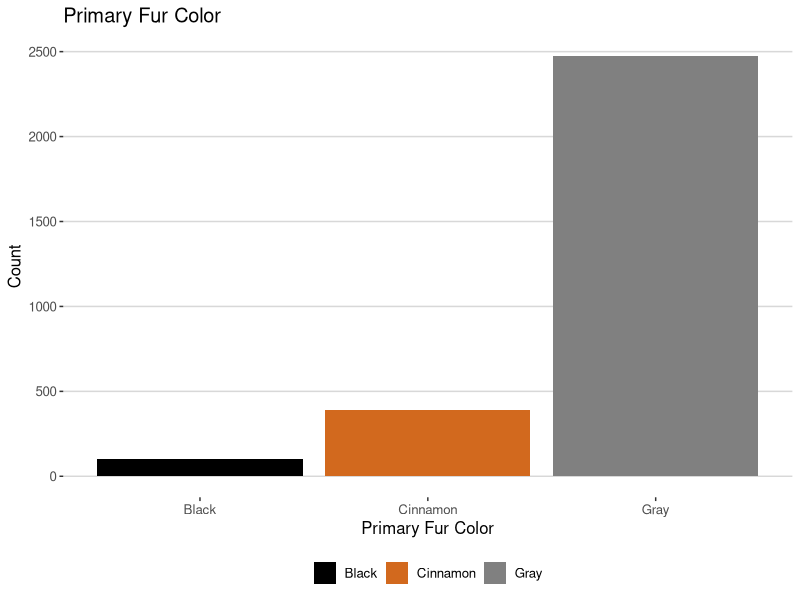
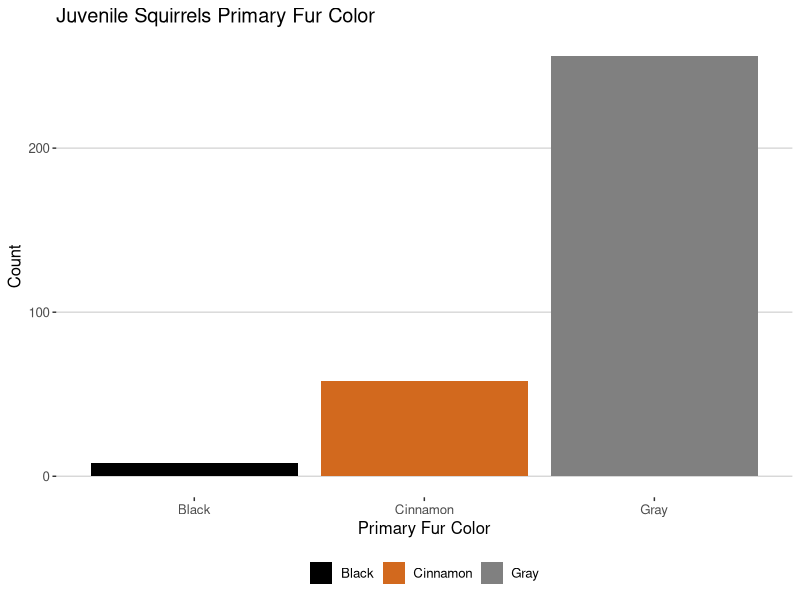
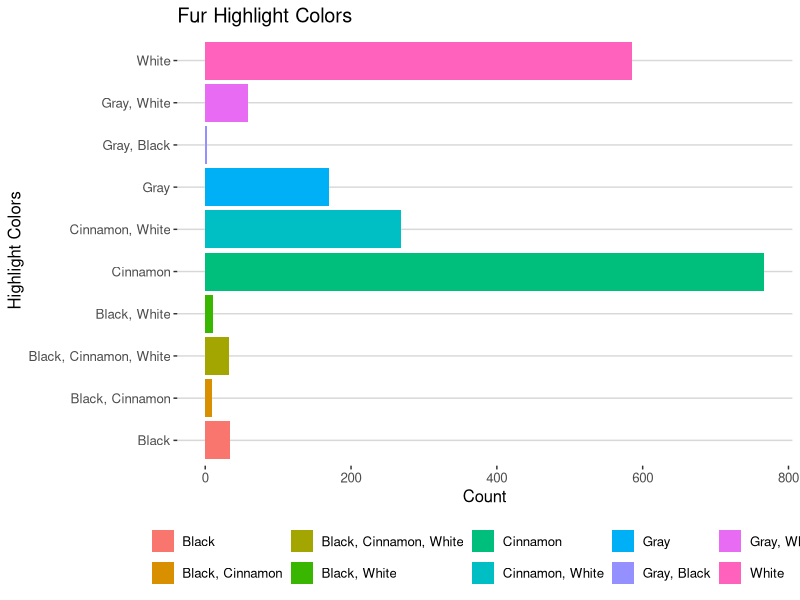
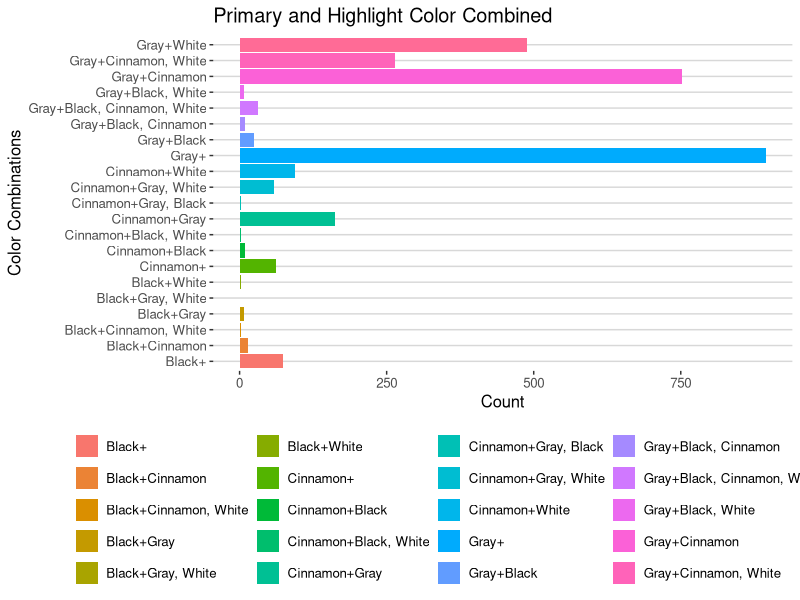
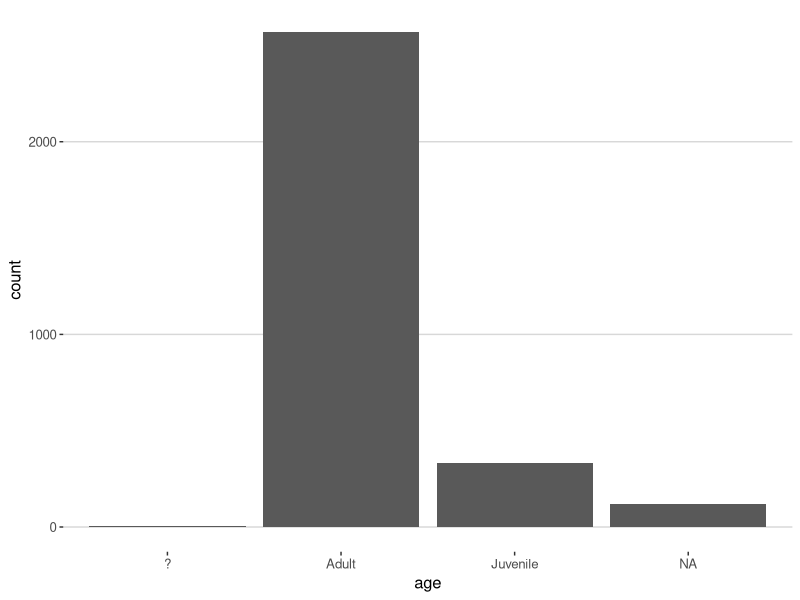
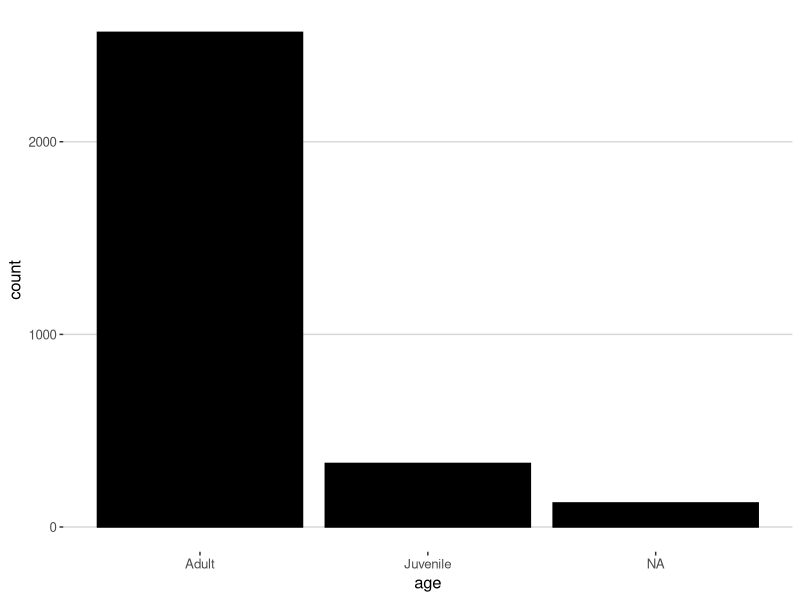

Write the R code that produced these figures, in order. (Note: this script raises an error after producing the figures.)
#########################################################
# idea from:
  # https://www.springboard.com/blog/15-fun-datasets-to-analyze/

# Data Analysis
# New York City Squirrel Census
# 
# Yep, you read that right. A native New Yorker data enthusiast and
# over 300 volunteers counted and observed the squirrels living in 
# the city—all to gather an immense amount of data that can be found here. 
# 
# A skill within data analysis involves asking the right questions, 
# and this dataset can be a great tool to study and come up with questions 
# that can be answered with this squirrel census. 
# Some might include their most frequented bodega trash cans, 
# most popular coat patterns, or where they summer.

#########################################################

library(readr)
library(ggplot2)
library(dplyr)

##### 1) load the dataset
nyc_squirrels <- read.csv('nyc_squirrels.csv')

##### 2) check str, stats, NAs, data types...
str(nyc_squirrels)

# 'data.frame':	3023 obs. of  36 variables:
# $ long                                      : num  -74 -74 -74 -74 -74 ...
# $ lat                                       : num  40.8 40.8 40.8 40.8 40.8 ...
# $ unique_squirrel_id                        : Factor w/ 3018 levels "10A-AM-1006-01",..: 1913 1903 1298 2566 2046 1644 2678 1747 2707 1531 ...
# $ hectare                                   : Factor w/ 339 levels "01A","01B","01C",..: 292 291 14 40 306 258 52 271 56 246 ...
# $ shift                                     : Factor w/ 2 levels "AM","PM": 2 2 1 2 1 1 2 2 1 2 ...
# $ date                                      : int  CHANGE DATA TYPE
# $ hectare_squirrel_number                   : int  3 3 3 5 1 2 2 3 9 14 ...
# $ age                                       : Factor w/ 3 levels "?","Adult","Juvenile": CHECK FOR NAs, UNIFY "?" AND NAs
# $ primary_fur_color                         : Factor w/ 3 levels "Black","Cinnamon",..: NA 3 2 3 NA 3 3 3 3 3 ...
# $ highlight_fur_color                       : Factor w/ 10 levels "Black","Black, Cinnamon",..: NA 5 NA NA NA 5 NA 5 NA NA ...
# $ combination_of_primary_and_highlight_color: Factor w/ 22 levels "+","Black+","Black+Cinnamon",..: 1 20 8 15 1 20 15 20 15 15 ...
# $ color_notes                               : Factor w/ 135 levels "!!!","\"Brown\" written in as Primary",..: NA NA NA NA NA NA NA NA NA 89 ...
# $ location                                  : Factor w/ 2 levels "Above Ground",..: NA 2 1 1 1 2 2 2 2 NA ...
# $ above_ground_sighter_measurement          : Factor w/ 41 levels "0","1","10","100",..: NA 41 26 21 NA 41 41 41 41 NA ...
# $ specific_location                         : Factor w/ 304 levels "\"FIELD\"","(white oak)",..: NA NA NA NA NA NA NA NA NA NA ...
# $ running                                   : logi  FALSE TRUE FALSE FALSE FALSE FALSE ...
# $ chasing                                   : logi  FALSE FALSE FALSE FALSE FALSE FALSE ...
# $ climbing                                  : logi  FALSE FALSE TRUE TRUE FALSE FALSE ...
# $ eating                                    : logi  FALSE FALSE FALSE FALSE FALSE FALSE ...
# $ foraging                                  : logi  FALSE FALSE FALSE FALSE FALSE FALSE ...
# $ other_activities                          : Factor w/ 307 levels "#7 & #8 chased each other up diff tree",..: NA NA NA NA 286 307 NA NA NA NA ...
# $ kuks                                      : logi  FALSE FALSE FALSE FALSE TRUE FALSE ...
# $ quaas                                     : logi  FALSE FALSE FALSE FALSE FALSE FALSE ...
# $ moans                                     : logi  FALSE FALSE FALSE FALSE FALSE FALSE ...
# $ tail_flags                                : logi  FALSE FALSE FALSE FALSE FALSE FALSE ...
# $ tail_twitches                             : logi  FALSE FALSE FALSE FALSE FALSE FALSE ...
# $ approaches                                : logi  FALSE FALSE FALSE FALSE FALSE FALSE ...
# $ indifferent                               : logi  FALSE FALSE TRUE FALSE FALSE FALSE ...
# $ runs_from                                 : logi  FALSE TRUE FALSE TRUE FALSE FALSE ...
# $ other_interactions                        : Factor w/ 197 levels "(me)","acknowledged",..: NA 111 NA NA NA NA NA NA NA NA ...
# $ lat_long                                  : Factor w/ 3023 levels "POINT (-73.9497217674555 40.796517007214)",..: 293 401 2697 2554 656 350 2114 765 2728 701 ...
# $ zip_codes                                 : int  NA NA NA NA NA NA NA NA NA NA ...
# $ community_districts                       : int  19 19 19 19 19 19 19 19 19 19 ...
# $ borough_boundaries                        : int  4 4 4 4 4 4 4 4 4 4 ...
# $ city_council_districts                    : int  19 19 19 19 19 19 19 19 19 19 ...
# $ police_precincts                          : int  13 13 13 13 13 13 13 13 13 13 ...

########## This dataset contains data that could be separated in 4 subsets based on category:
########## location, features, behavior and time. I will base my analysis on these 4 categories of information. 
########## XXXXXXXXXXXXXXXXXXXXXXXXXXXXXXX

########## from str(nyc_squirrels):
########## At first sight, I find that I need to change nyc_squirrels$date's data type from integer to date

### change nyc_squirrels$date data type to character
nyc_squirrels$date <- as.character(nyc_squirrels$date)

### define function add_slash: takes the date in format: "10142018" (class Character)
### and returns it in format: "10/14/2018" (class Character) 
add_slash <- function(x){
  day <- substr(x, 3, 4)
  month <- substr(x, 1, 2)
  year <- substr(x, 5, 8)
  
  return <- paste(month, day, year, sep="/")
}
### change each date value with apply add_slash
new_date <- apply(nyc_squirrels[,6,drop=F], 1, add_slash)  # >>> nyc_squirrels[,6,drop=F] >>> here 'drop=F' prevents R from changing the dimensions of the object
nyc_squirrels$date <- new_date

### finally, change data type from 'Character' to 'Date'
nyc_squirrels$date <- as.Date(nyc_squirrels$date, "%m/%d/%Y")
# class(nyc_squirrels$date) # "Date"

########## For nyc_squirrels$age, I need to unify formats, "?" + NAs = NAs
class(nyc_squirrels$age) # factor, Levels: ? Adult Juvenile
summary(nyc_squirrels$age)
#        ?    Adult Juvenile     NA's 
#        4     2568      330      121 

### First I tried this line, it will change '?' to NA, but it doesn't change the factor's level
# nyc_squirrels[nyc_squirrels$age == "?" ] <- NA

### So, I need to change the factor level from "?" to NA
levels(nyc_squirrels$age)[levels(nyc_squirrels$age) == '?'] <- NA
summary(nyc_squirrels$age)
#    Adult Juvenile     NA's 
#     2568      330      125 


### find which columns have NA values, and count them
na_totals <- colSums(is.na(nyc_squirrels))  # I could also use: sapply(nyc_squirrels, function(x) sum(is.na(x)))
index <- na_totals != 0
cols_w_na <- na_totals[index]
cols_w_na
# age                primary_fur_color              highlight_fur_color 
# 125                               55                             1086 
# color_notes                         location above_ground_sighter_measurement 
# 2841                               64                              114 
# specific_location                 other_activities               other_interactions 
# 2547                             2586                             2783 
# zip_codes 
# 3014 

########## highlight_fur_color has many NAs but it's informative, I'll keep it.

########## I see that there are a few columns that have very little information:
########## I choose to keep the ones related to location and behavior because they may still be useful:
# nyc_squirrels$other_activities
# nyc_squirrels$other_interactions
# nyc_squirrels$specific_location

########## I drop 'color_notes' (it's not of much use) and 'zip_codes' (it has only 9 non-NA values):
# nyc_squirrels$color_notes 
# nyc_squirrels$zip_codes
nyc_squirrels <- select(nyc_squirrels, -c(color_notes, zip_codes)) # column names without ""!

########## I order to analize the squirrels behavior vs time of year, I chose to create 4 bins 
########## corresponding to the 4 seasons.
########## Using climate data for New York City from:
########## https://en.wikipedia.org/wiki/New_York_City#Climate
########## I assigned the different months to seasons using average high and average low temps as follows:
##########  1  2  3  4  5  6  7  8  9  10  11  12
##########  w  w  w  g  g  s  s  s  f  f   f   w

library(lubridate) # to use function month

season <- case_when(month(nyc_squirrels$date) == 1 ~ 'Winter',
                    month(nyc_squirrels$date) == 2 ~ 'Winter',
                    month(nyc_squirrels$date) == 3 ~ 'Winter',
                    month(nyc_squirrels$date) == 4 ~ 'Spring',
                    month(nyc_squirrels$date) == 5 ~ 'Spring',
                    month(nyc_squirrels$date) == 6 ~ 'Summer',
                    month(nyc_squirrels$date) == 7 ~ 'Summer',
                    month(nyc_squirrels$date) == 8 ~ 'Summer',
                    month(nyc_squirrels$date) == 9 ~ 'Fall',
                    month(nyc_squirrels$date) == 10 ~ 'Fall',
                    month(nyc_squirrels$date) == 11 ~ 'Fall',
                    month(nyc_squirrels$date) == 12 ~ 'Winter')

nyc_squirrels$season <- season   # Now I have one more column

########## 
########## With that I would complete the data wrangling step of my analysis.
########## 

########## Now I'll start answering some questions:

# features:
#   1.# what coat + highlight is the most frequent? what species is that?
#   2.# is there a correlation between age and fur color sighted? what color are the juvenile squirrels?
#   3.# for color and location >>> is it correlated? i.e., are cinnamon squirrels more
#     # frequently seen in the park and grey squirrels in the city or viceversa or
#     # is it unrelated? >>> that would mean different behaviors would be associated
#     # with the species
#   4.# fur color vs behavior >>> heatmap
#   5.# age vs behavior >>> heatmap


########## #   1.# what coat + highlight is the most frequent? what species is that?

### First, I create a subdf called features_df:
features_df <- subset(nyc_squirrels, select=c('age', 
                                              'primary_fur_color', 
                                              'highlight_fur_color', 
                                              'combination_of_primary_and_highlight_color'))

### Then, check for missing data:
missing_feat <- is.na(features_df)
summary(missing_feat)
# age          primary_fur_color highlight_fur_color combination_of_primary_and_highlight_color
# Mode :logical   Mode :logical     Mode :logical       Mode :logical                             
# FALSE:2898      FALSE:2968        FALSE:1937          FALSE:3023                                
# TRUE :125       TRUE :55          TRUE :1086

# There are 55 NA values in "primary_fur_color", but none in "combination_of_primary_and_highlight_color"
# why is that? what color is takes as default?

prim_color_na <- which(is.na(features_df$primary_fur_color))  # indexes of NA values for primary_fur_color

default_colors <- features_df$combination_of_primary_and_highlight_color[prim_color_na]
summary(default_colors)
# There is no "default color", for the combination_of_primary_and_highlight_color column, 
# when data was not available, instead of NA there is a '+':
prim_color_na_df <- features_df %>% filter((is.na(features_df$primary_fur_color)))

# ##### the next 2 lines don't work, WHY???
# nyc_squirrels[nyc_squirrels$combination_of_primary_and_highlight_color == "+" ] <- NA
# features_df[features_df$combination_of_primary_and_highlight_color == "+" ] <- NA

########## #   BACK TO: 1.# what coat + highlight is the most frequent? what species is that?

### 2. Descriptive Statistics
summary(features_df)
# age         primary_fur_color     highlight_fur_color     combination_of_primary_and_highlight_color
# Adult   :2568   Black   : 103     Cinnamon       : 767     Gray+               :895                  
# Juvenile: 330   Cinnamon: 392     White          : 585     Gray+Cinnamon       :752                  
# NA's    : 125   Gray    :2473     Cinnamon, White: 268     Gray+White          :489                  
#                 NA's    :  55     Gray           : 170     Gray+Cinnamon, White:265                  
#                                   Gray, White    :  59     Cinnamon+Gray       :162                  
#                                   (Other)        :  88     Cinnamon+White      : 94                  
#                                   NA's           :1086     (Other)             :366 

# Gray is the most frequent fur color. To see this more clearly, let's make a plot:
library(ggthemes)
##### drop NA values from features_df$primary_fur_color:
features_df_fur <- features_df %>% filter(!is.na(primary_fur_color))
### plot primary_fur_color frequencies
p <- ggplot(data=features_df_fur, aes(x=primary_fur_color, fill=primary_fur_color)) + 
  geom_bar() + 
  scale_fill_manual(values=c("#000000", "#D2691E", "#808080")) + 
  labs(x="Primary Fur Color", y="Count") +
  ggtitle("Primary Fur Color") +
  theme(legend.title = element_blank()) +
  theme(legend.position="none") +  # is this line working? I don't think so...
  theme_hc()

p

# black=#000000
# cinnamon=#D2691E
# gray=#808080

# from:
# https://www.nycgovparks.org/programs/rangers/wildlife-management/squirrels
# The majority of squirrels in New York City are eastern grey squirrels.
# Even the darker grey or black or brown-rusty colored squirrels are all eastern grey squirrels! 
# Squirrels are mostly active during the daytime.

########## 2
#   2.# what color are the juvenile squirrels? is there a correlation between age and fur color sighted? 

# extract data for young squirrels
young <- features_df %>% filter(age == 'Juvenile')
# drop NAs
young <- young %>% filter(!is.na(primary_fur_color))
### plot primary_fur_color frequencies
p <- ggplot(data=young, aes(x=primary_fur_color, fill=primary_fur_color)) + 
  geom_bar() + 
  scale_fill_manual(values=c("#000000", "#D2691E", "#808080")) + 
  labs(x="Primary Fur Color", y="Count") +
  ggtitle("Juvenile Squirrels Primary Fur Color") +
  theme(legend.title = element_blank()) +
  theme(legend.position="none") +  # is this line working? I don't think so...
  theme_hc()

p
summary(features_df_fur$primary_fur_color)
# Black Cinnamon     Gray 
# 103      392     2473 

summary(young$primary_fur_color)
# Black Cinnamon     Gray 
# 8       58      256 

# 8/322
# 58/322
# 256/322
# 
# 103/2968
# 398/2968
# 2473/2968

# The color frequencies for young squirrels is very similar to the overall group
# plot adults? should I include this or should I remove #2 completely? it doesn't add anything...

########## let's have a look at the highlights:
### remove NAs
features_df_fur_h <- features_df %>% filter(!is.na(highlight_fur_color))

p <- ggplot(data=features_df_fur_h, aes(x=highlight_fur_color, fill=highlight_fur_color)) + 
  geom_bar() + 
  labs(x="Highlight Colors", y="Count") +
  ggtitle("Fur Highlight Colors") +
  theme(legend.title = element_blank()) +
  coord_flip() +
  theme_hc()

p
# OK! Now I have an interesting plot! But I need to rename a few things, otherwise all labels
# in it will look too confusing >>> NEEDS MORE WORK!


########## and what about the combinations? let's take a look:
p <- ggplot(data=features_df_fur, aes(x=combination_of_primary_and_highlight_color,
                                      fill=combination_of_primary_and_highlight_color)) + 
  geom_bar() + 
  labs(x="Color Combinations", y="Count") +
  ggtitle("Primary and Highlight Color Combined") +
  theme(legend.title = element_blank()) +
  theme(legend.position="none") +  # is this line working? I don't think so...
  coord_flip() +
  theme_hc()

p
# OK! Now I have an interesting plot! But I need to rename a few things, otherwise all labels
# in it will look too confusing >>> NEEDS MORE WORK!

### 3. age
summary(features_df$age)
# Adult Juvenile     NA's 
#     2568      330      125
# I see that 84% of sighted squirrels where adults and only 10% where juvenile

# create bar plot to show age frequencies:
p <- ggplot(data=features_df, aes(x=age)) +
  geom_bar() +
  theme_hc()

p


########## I'm here!


########## 

#   3.# for color and location >>> is it correlated? i.e., are cinnamon squirrels more
#     # frequently seen in the park and grey squirrels in the city or viceversa or
#     # is it unrelated? >>> that would mean different behaviors would be associated
#     # with the species???


















# I create 4 subsets based on category: location, features, behavior and time.
location_df <- subset(nyc_squirrels, select=c('long', 'lat', 'lat_long',
                                              'hectare', 'location', 
                                              'above_ground_sighter_measurement', 
                                              'community_districts', 
                                              'borough_boundaries', 
                                              'city_council_districts', 
                                              'police_precincts')) 
##### I dropped 2 columns: 'specific_location' and zip_codes', 
##### because they have mostly NA values.


behavior_df <- subset(nyc_squirrels, select=c('running', 'chasing', 'climbing',
                                              'eating', 'foraging', 
                                              'kuks', 'quaas', 'moans', 
                                              'tail_flags', 'tail_twitches', 
                                              'approaches', 'indifferent', 
                                              'runs_from'))
##### I dropped 2 columns, 'other_activities' and 'other_interactions',
##### they are not of much use, mostly NA values.


time_df <- subset(nyc_squirrels, select=c('shift', 'date'))
summary(time_df)  #  AM:1347 - PM:1676



### ToDo: remove NA values and run the summaries again >>> Y/N?

summary(location_df)

summary(behavior_df)

#########################################################
### I start working with the features_df:

### 1. Check for missing data:
missing_feat <- is.na(features_df)
summary(missing_feat)
# age          primary_fur_color highlight_fur_color
# Mode :logical   Mode :logical     Mode :logical      
# FALSE:2898      FALSE:2968        FALSE:1937         
# TRUE :125       TRUE :55          TRUE :1086         
# combination_of_primary_and_highlight_color
# Mode :logical                             
# FALSE:3023  
### I find missing values in all columns,
### but (at least for now) I choose not to drop anything.

### 2. Descriptive Statistics
summary(features_df)
# age       primary_fur_color      highlight_fur_color
# ?       :   0   Black   : 103     Cinnamon       : 767    
# Adult   :2568   Cinnamon: 392     White          : 585    
# Juvenile: 330   Gray    :2473     Cinnamon, White: 268    
# NA's    : 125   NA's    :  55     Gray           : 170    
#                                   Gray, White    :  59    
#                                   (Other)        :  88    
#                                   NA's           :1086    
#  combination_of_primary_and_highlight_color
#  Gray+               :895                  
#  Gray+Cinnamon       :752                  
#  Gray+White          :489                  
#  Gray+Cinnamon, White:265                  
#  Cinnamon+Gray       :162                  
#  Cinnamon+White      : 94                  
#  (Other)             :366  


### 3. age
# I see that 84% of sighted squirrels where adults and only 10% where juvenile
features_df[features_df == "?" ] <- NA  # change '?' to NA
summary(features_df$age)
# create bar plot to show age frequencies:
library(ggthemes)
p <- ggplot(data=features_df, aes(x=age)) +
  geom_bar(color="black", fill="#000000") +
  theme_hc()

p
### 4. coat colors

df[!is.na(df$B), ]

##### drop NA values from features_df$primary_fur_color:
features_df_fur_na <- features_df %>% filter(!is.na(primary_fur_color))
### plot primary_fur_color frequencies
p <- ggplot(data=features_df_fur_na, aes(x=primary_fur_color, fill=primary_fur_color)) + 
  geom_bar() + 
  scale_fill_manual(values=c("#000000", "#D2691E", "#808080")) + 
  labs(x="Primary Fur Color", y="Count") +
  theme(legend.position="none") + # + labs(fill = "Primary Fur Color")
  theme_hc() ##### ToDo: change the legend's name! Or remove legend!

p
################ themes...
# theme_fivethirtyeight() # >>> this theme changes the x and y labels, and takes the column name for the x label
# theme_economist() # >>> this theme places the legend above, doesn't look good either
# theme_tufte() # >>> maybe?... Times New Roman fonts...
# theme_stata() # this one gives too much importance to the label...
# theme_hc() # this one is a keeper! :) BUT I need to change the legend's name...

# https://www.datanovia.com/en/blog/ggplot-themes-gallery/


# theme_tufte(): a minimalist theme
# theme_economist(): theme based on the plots in the economist magazine
# theme_stata(): theme based on stata graph schemes.
# theme_hc(): theme based on Highcharts JS


# black=#000000
# cinnamon=#D2691E
# gray=#808080

  





### ToDo: remove NA values
ggplot(data=features_df, aes(x=highlight_fur_color)) + geom_bar(color="black", fill="grey") # rearrange variables, change colors
ggplot(data=features_df, aes(x=primary_fur_color)) + geom_bar(color="black", fill="beige")

ggplot(data=behavior_df, aes(x=age)) + geom_bar(color="black", fill="blue")

behavior_freq <- summary(behavior_df)
behavior_freq

# plot:
#   bar plot:
#     coat colors (bar=color)
#     most frequent sightings
#     different behaviors <<<<<<<<<< I'm HERE
#   histogram:
#     age
#   heatmap:
#     behavior (avoid/approach) vs age

# features:
#   # what coat + highlight is the most frequent? what species is that?
#   # is there a correlation between age and fur color sighted?
#   # for color and location >>> is it correlated? i.e., are cinnamon squirrels more
#   # frequently seen in the park and grey squirrels in the city or viceversa or
#   # is it unrelated? >>> that would mean different behaviors would be associated
#   # with the species
#   # fur color vs behavior >>> heatmap
#   # age vs behavior >>> heatmap


# time:
#   # change date format
#   # binning >>> spring, summer, fall, winter
#   # am/pm + 4 seasons >>>
#   # at what time where the squirrels more frequently sighted? did it depend on the season?


# location:
#   # where were the squirrels most frequently sighted?:
#     # park/city - am most frequent location/pm most frequent location
#     # does it depend on the season? on the time of day?
#     # what behaviors are associated with the different locations?:
#       # kuks + etc vs location
#       # approach/avoid humans vs location
#       # above ground vs location





# behavior:
#   # which behaviors were recorded? which ones were more frequent? when? (am/pm - month)
#   # behavior vs city/park
#   # where do the squirrels eat? can I find that in this dataset?
  
  
  
  
  









################ themes...
# theme_fivethirtyeight() # >>> this theme changes the x and y labels, and takes the column name for the x label
# theme_economist() # >>> this theme places the legend above, doesn't look good either
# theme_tufte() # >>> maybe?... Times New Roman fonts...
# theme_stata() # this one gives too much importance to the label...
# theme_hc() # this one is a keeper! :) BUT I need to change the legend's name...

# https://www.datanovia.com/en/blog/ggplot-themes-gallery/


# theme_tufte(): a minimalist theme
# theme_economist(): theme based on the plots in the economist magazine
# theme_stata(): theme based on stata graph schemes.
# theme_hc(): theme based on Highcharts JS



